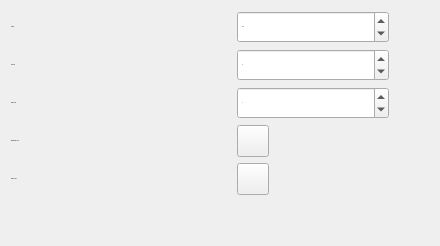
             <widget class="QWidget" name="page_2">
              <layout class="QVBoxLayout" name="verticalLayout_4">
               <item>
                <layout class="QHBoxLayout" name="horizontalLayout_7">
                 <item>
                  <widget class="QLabel" name="label_7">
                   <property name="minimumSize">
                    <size>
                     <width>220</width>
                     <height>0</height>
                    </size>
                   </property>
                   <property name="maximumSize">
                    <size>
                     <width>220</width>
                     <height>16777215</height>
                    </size>
                   </property>
                   <property name="font">
                    <font>
                     <pointsize>-1</pointsize>
                    </font>
                   </property>
                   <property name="text">
                    <string>Opacity</string>
                   </property>
                  </widget>
                 </item>
                 <item>
                  <widget class="QSpinBox" name="spinBox">
                   <property name="minimumSize">
                    <size>
                     <width>152</width>
                     <height>32</height>
                    </size>
                   </property>
                   <property name="maximumSize">
                    <size>
                     <width>152</width>
                     <height>32</height>
                    </size>
                   </property>
                   <property name="font">
                    <font>
                     <pointsize>-1</pointsize>
                    </font>
                   </property>
                   <property name="suffix">
                    <string>%</string>
                   </property>
                   <property name="maximum">
                    <number>100</number>
                   </property>
                   <property name="value">
                    <number>75</number>
                   </property>
                  </widget>
                 </item>
                 <item>
                  <spacer name="horizontalSpacer_7">
                   <property name="orientation">
                    <enum>Qt::Horizontal</enum>
                   </property>
                   <property name="sizeHint" stdset="0">
                    <size>
                     <width>40</width>
                     <height>20</height>
                    </size>
                   </property>
                  </spacer>
                 </item>
                </layout>
               </item>
               <item>
                <layout class="QHBoxLayout" name="horizontalLayout_8">
                 <item>
                  <widget class="QLabel" name="label_8">
                   <property name="minimumSize">
                    <size>
                     <width>220</width>
                     <height>0</height>
                    </size>
                   </property>
                   <property name="maximumSize">
                    <size>
                     <width>220</width>
                     <height>16777215</height>
                    </size>
                   </property>
                   <property name="font">
                    <font>
                     <pointsize>-1</pointsize>
                    </font>
                   </property>
                   <property name="text">
                    <string>Font Size</string>
                   </property>
                  </widget>
                 </item>
                 <item>
                  <widget class="QSpinBox" name="spinBox_2">
                   <property name="minimumSize">
                    <size>
                     <width>152</width>
                     <height>32</height>
                    </size>
                   </property>
                   <property name="maximumSize">
                    <size>
                     <width>152</width>
                     <height>32</height>
                    </size>
                   </property>
                   <property name="font">
                    <font>
                     <pointsize>-1</pointsize>
                    </font>
                   </property>
                   <property name="minimum">
                    <number>6</number>
                   </property>
                   <property name="maximum">
                    <number>96</number>
                   </property>
                   <property name="value">
                    <number>8</number>
                   </property>
                  </widget>
                 </item>
                 <item>
                  <spacer name="horizontalSpacer_8">
                   <property name="orientation">
                    <enum>Qt::Horizontal</enum>
                   </property>
                   <property name="sizeHint" stdset="0">
                    <size>
                     <width>40</width>
                     <height>20</height>
                    </size>
                   </property>
                  </spacer>
                 </item>
                </layout>
               </item>
               <item>
                <layout class="QHBoxLayout" name="horizontalLayout_9">
                 <item>
                  <widget class="QLabel" name="label_9">
                   <property name="minimumSize">
                    <size>
                     <width>220</width>
                     <height>0</height>
                    </size>
                   </property>
                   <property name="maximumSize">
                    <size>
                     <width>220</width>
                     <height>16777215</height>
                    </size>
                   </property>
                   <property name="font">
                    <font>
                     <pointsize>-1</pointsize>
                    </font>
                   </property>
                   <property name="text">
                    <string>Marker Size</string>
                   </property>
                  </widget>
                 </item>
                 <item>
                  <widget class="QSpinBox" name="spinBox_3">
                   <property name="minimumSize">
                    <size>
                     <width>152</width>
                     <height>32</height>
                    </size>
                   </property>
                   <property name="maximumSize">
                    <size>
                     <width>152</width>
                     <height>32</height>
                    </size>
                   </property>
                   <property name="font">
                    <font>
                     <pointsize>-1</pointsize>
                    </font>
                   </property>
                   <property name="minimum">
                    <number>1</number>
                   </property>
                   <property name="value">
                    <number>4</number>
                   </property>
                  </widget>
                 </item>
                 <item>
                  <spacer name="horizontalSpacer_9">
                   <property name="orientation">
                    <enum>Qt::Horizontal</enum>
                   </property>
                   <property name="sizeHint" stdset="0">
                    <size>
                     <width>40</width>
                     <height>20</height>
                    </size>
                   </property>
                  </spacer>
                 </item>
                </layout>
               </item>
               <item>
                <layout class="QHBoxLayout" name="horizontalLayout_10">
                 <item>
                  <widget class="QLabel" name="label_10">
                   <property name="minimumSize">
                    <size>
                     <width>220</width>
                     <height>0</height>
                    </size>
                   </property>
                   <property name="maximumSize">
                    <size>
                     <width>220</width>
                     <height>16777215</height>
                    </size>
                   </property>
                   <property name="font">
                    <font>
                     <pointsize>-1</pointsize>
                    </font>
                   </property>
                   <property name="text">
                    <string>Background Color</string>
                   </property>
                  </widget>
                 </item>
                 <item>
                  <widget class="QToolButton" name="toolButton_labelcolor">
                   <property name="minimumSize">
                    <size>
                     <width>32</width>
                     <height>32</height>
                    </size>
                   </property>
                   <property name="maximumSize">
                    <size>
                     <width>32</width>
                     <height>32</height>
                    </size>
                   </property>
                   <property name="text">
                    <string/>
                   </property>
                  </widget>
                 </item>
                 <item>
                  <spacer name="horizontalSpacer_10">
                   <property name="orientation">
                    <enum>Qt::Horizontal</enum>
                   </property>
                   <property name="sizeHint" stdset="0">
                    <size>
                     <width>40</width>
                     <height>20</height>
                    </size>
                   </property>
                  </spacer>
                 </item>
                </layout>
               </item>
               <item>
                <layout class="QHBoxLayout" name="horizontalLayout_11">
                 <item>
                  <widget class="QLabel" name="label_11">
                   <property name="minimumSize">
                    <size>
                     <width>220</width>
                     <height>0</height>
                    </size>
                   </property>
                   <property name="maximumSize">
                    <size>
                     <width>220</width>
                     <height>16777215</height>
                    </size>
                   </property>
                   <property name="font">
                    <font>
                     <pointsize>-1</pointsize>
                    </font>
                   </property>
                   <property name="text">
                    <string>Marker Color</string>
                   </property>
                  </widget>
                 </item>
                 <item>
                  <widget class="QToolButton" name="toolButton_markercolor">
                   <property name="minimumSize">
                    <size>
                     <width>32</width>
                     <height>32</height>
                    </size>
                   </property>
                   <property name="maximumSize">
                    <size>
                     <width>32</width>
                     <height>32</height>
                    </size>
                   </property>
                   <property name="text">
                    <string/>
                   </property>
                  </widget>
                 </item>
                 <item>
                  <spacer name="horizontalSpacer_11">
                   <property name="orientation">
                    <enum>Qt::Horizontal</enum>
                   </property>
                   <property name="sizeHint" stdset="0">
                    <size>
                     <width>40</width>
                     <height>20</height>
                    </size>
                   </property>
                  </spacer>
                 </item>
                </layout>
               </item>
               <item>
                <spacer name="verticalSpacer_4">
                 <property name="orientation">
                  <enum>Qt::Vertical</enum>
                 </property>
                 <property name="sizeHint" stdset="0">
                  <size>
                   <width>20</width>
                   <height>40</height>
                  </size>
                 </property>
                </spacer>
               </item>
              </layout>
             </widget>
